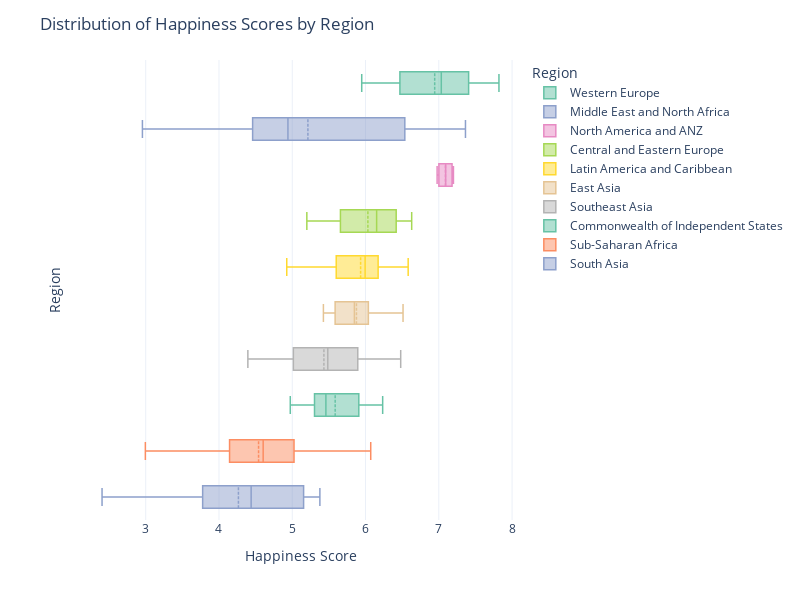

The cell this chart's notebook holds for it:
### Code cell
# Create a box plot using plotly
fig = px.box(df,
             x="Happiness Score",
             y="Region",
             color="Region",
             color_discrete_sequence=px.colors.qualitative.Set2,
             template="plotly_white")

# Format the chart
fig.update_traces(boxmean=True,
                  whiskerwidth=0.8,
                  marker_size=3,
                  line_width=1.5)
fig.update_layout(height=600,
                  width=800,
                  showlegend=True,
                  xaxis=dict(title="Happiness Score"),
                  yaxis=dict(title="Region", showticklabels=False),
                  title="Distribution of Happiness Scores by Region")

# Display the chart
fig.show()

### Figure 1 — Plotly figure (JSON) as saved in the notebook; plotly's stock layout.template omitted (floating-point values rounded to 4 significant figures)
{"data": [{"alignmentgroup": "True", "boxmean": true, "hovertemplate": "Region=%{y}<br>Happiness Score=%{x}<extra></extra>", "legendgroup": "Western Europe", "line": {"width": 1.5}, "marker": {"color": "rgb(102,194,165)", "size": 3}, "name": "Western Europe", "notched": false, "offsetgroup": "Western Europe", "orientation": "h", "showlegend": true, "type": "box", "whiskerwidth": 0.8, "x": [7.821, 7.636, 7.557, 7.512, 7.415, 7.384, 7.365, 7.163, 7.041, 7.034, 6.943, 6.805, 6.687, 6.476, 6.467, 6.447, 6.221, 6.016, 5.948], "x0": " ", "xaxis": "x", "y": ["Western Europe", "Western Europe", "Western Europe", "Western Europe", "Western Europe", "Western Europe", "Western Europe", "Western Europe", "Western Europe", "Western Europe", "Western Europe", "Western Europe", "Western Europe", "Western Europe", "Western Europe", "Western Europe", "Western Europe", "Western Europe", "Western Europe"], "y0": " ", "yaxis": "y"}, {"alignmentgroup": "True", "boxmean": true, "hovertemplate": "Region=%{y}<br>Happiness Score=%{x}<extra></extra>", "legendgroup": "Middle East and North Africa", "line": {"width": 1.5}, "marker": {"color": "rgb(141,160,203)", "size": 3}, "name": "Middle East and North Africa", "notched": false, "offsetgroup": "Middle East and North Africa", "orientation": "h", "showlegend": true, "type": "box", "whiskerwidth": 0.8, "x": [7.364, 6.647, 6.576, 6.523, 5.122, 5.06, 4.941, 4.888, 4.744, 4.516, 4.288, 4.152, 2.955], "x0": " ", "xaxis": "x", "y": ["Middle East and North Africa", "Middle East and North Africa", "Middle East and North Africa", "Middle East and North Africa", "Middle East and North Africa", "Middle East and North Africa", "Middle East and North Africa", "Middle East and North Africa", "Middle East and North Africa", "Middle East and North Africa", "Middle East and North Africa", "Middle East and North Africa", "Middle East and North Africa"], "y0": " ", "yaxis": "y"}, {"alignmentgroup": "True", "boxmean": true, "hovertemplate": "Region=%{y}<br>Happiness Score=%{x}<extra></extra>", "legendgroup": "North America and ANZ", "line": {"width": 1.5}, "marker": {"color": "rgb(231,138,195)", "size": 3}, "name": "North America and ANZ", "notched": false, "offsetgroup": "North America and ANZ", "orientation": "h", "showlegend": true, "type": "box", "whiskerwidth": 0.8, "x": [7.2, 7.162, 7.025, 6.977], "x0": " ", "xaxis": "x", "y": ["North America and ANZ", "North America and ANZ", "North America and ANZ", "North America and ANZ"], "y0": " ", "yaxis": "y"}, {"alignmentgroup": "True", "boxmean": true, "hovertemplate": "Region=%{y}<br>Happiness Score=%{x}<extra></extra>", "legendgroup": "Central and Eastern Europe", "line": {"width": 1.5}, "marker": {"color": "rgb(166,216,84)", "size": 3}, "name": "Central and Eastern Europe", "notched": false, "offsetgroup": "Central and Eastern Europe", "orientation": "h", "showlegend": true, "type": "box", "whiskerwidth": 0.8, "x": [6.63, 6.477, 6.455, 6.446, 6.391, 6.341, 6.18, 6.178, 6.125, 6.123, 6.086, 5.768, 5.547, 5.371, 5.199, 5.199], "x0": " ", "xaxis": "x", "y": ["Central and Eastern Europe", "Central and Eastern Europe", "Central and Eastern Europe", "Central and Eastern Europe", "Central and Eastern Europe", "Central and Eastern Europe", "Central and Eastern Europe", "Central and Eastern Europe", "Central and Eastern Europe", "Central and Eastern Europe", "Central and Eastern Europe", "Central and Eastern Europe", "Central and Eastern Europe", "Central and Eastern Europe", "Central and Eastern Europe", "Central and Eastern Europe"], "y0": " ", "yaxis": "y"}, {"alignmentgroup": "True", "boxmean": true, "hovertemplate": "Region=%{y}<br>Happiness Score=%{x}<extra></extra>", "legendgroup": "Latin America and Caribbean", "line": {"width": 1.5}, "marker": {"color": "rgb(255,217,47)", "size": 3}, "name": "Latin America and Caribbean", "notched": false, "offsetgroup": "Latin America and Caribbean", "orientation": "h", "showlegend": true, "type": "box", "whiskerwidth": 0.8, "x": [6.582, 6.474, 6.309, 6.293, 6.172, 6.165, 6.128, 6.12, 6.022, 5.967, 5.85, 5.781, 5.737, 5.6, 5.578, 5.559, 5.533, 4.925], "x0": " ", "xaxis": "x", "y": ["Latin America and Caribbean", "Latin America and Caribbean", "Latin America and Caribbean", "Latin America and Caribbean", "Latin America and Caribbean", "Latin America and Caribbean", "Latin America and Caribbean", "Latin America and Caribbean", "Latin America and Caribbean", "Latin America and Caribbean", "Latin America and Caribbean", "Latin America and Caribbean", "Latin America and Caribbean", "Latin America and Caribbean", "Latin America and Caribbean", "Latin America and Caribbean", "Latin America and Caribbean", "Latin America and Caribbean"], "y0": " ", "yaxis": "y"}, {"alignmentgroup": "True", "boxmean": true, "hovertemplate": "Region=%{y}<br>Happiness Score=%{x}<extra></extra>", "legendgroup": "East Asia", "line": {"width": 1.5}, "marker": {"color": "rgb(229,196,148)", "size": 3}, "name": "East Asia", "notched": false, "offsetgroup": "East Asia", "orientation": "h", "showlegend": true, "type": "box", "whiskerwidth": 0.8, "x": [6.512, 6.039, 5.935, 5.761, 5.585, 5.425], "x0": " ", "xaxis": "x", "y": ["East Asia", "East Asia", "East Asia", "East Asia", "East Asia", "East Asia"], "y0": " ", "yaxis": "y"}, {"alignmentgroup": "True", "boxmean": true, "hovertemplate": "Region=%{y}<br>Happiness Score=%{x}<extra></extra>", "legendgroup": "Southeast Asia", "line": {"width": 1.5}, "marker": {"color": "rgb(179,179,179)", "size": 3}, "name": "Southeast Asia", "notched": false, "offsetgroup": "Southeast Asia", "orientation": "h", "showlegend": true, "type": "box", "whiskerwidth": 0.8, "x": [6.48, 5.904, 5.891, 5.711, 5.485, 5.24, 5.14, 4.64, 4.394], "x0": " ", "xaxis": "x", "y": ["Southeast Asia", "Southeast Asia", "Southeast Asia", "Southeast Asia", "Southeast Asia", "Southeast Asia", "Southeast Asia", "Southeast Asia", "Southeast Asia"], "y0": " ", "yaxis": "y"}, {"alignmentgroup": "True", "boxmean": true, "hovertemplate": "Region=%{y}<br>Happiness Score=%{x}<extra></extra>", "legendgroup": "Commonwealth of Independent States", "line": {"width": 1.5}, "marker": {"color": "rgb(102,194,165)", "size": 3}, "name": "Commonwealth of Independent States", "notched": false, "offsetgroup": "Commonwealth of Independent States", "orientation": "h", "showlegend": true, "type": "box", "whiskerwidth": 0.8, "x": [6.234, 6.063, 5.857, 5.828, 5.459, 5.399, 5.377, 5.084, 4.973], "x0": " ", "xaxis": "x", "y": ["Commonwealth of Independent States", "Commonwealth of Independent States", "Commonwealth of Independent States", "Commonwealth of Independent States", "Commonwealth of Independent States", "Commonwealth of Independent States", "Commonwealth of Independent States", "Commonwealth of Independent States", "Commonwealth of Independent States"], "y0": " ", "yaxis": "y"}, {"alignmentgroup": "True", "boxmean": true, "hovertemplate": "Region=%{y}<br>Happiness Score=%{x}<extra></extra>", "legendgroup": "Sub-Saharan Africa", "line": {"width": 1.5}, "marker": {"color": "rgb(252,141,98)", "size": 3}, "name": "Sub-Saharan Africa", "notched": false, "offsetgroup": "Sub-Saharan Africa", "orientation": "h", "showlegend": true, "type": "box", "whiskerwidth": 0.8, "x": [6.071, 5.235, 5.194, 5.048, 5.048, 5.046, 4.958, 4.891, 4.872, 4.67, 4.623, 4.603, 4.552, 4.543, 4.479, 4.459, 4.241, 4.112, 3.76, 3.75, 3.702, 3.574, 2.995], "x0": " ", "xaxis": "x", "y": ["Sub-Saharan Africa", "Sub-Saharan Africa", "Sub-Saharan Africa", "Sub-Saharan Africa", "Sub-Saharan Africa", "Sub-Saharan Africa", "Sub-Saharan Africa", "Sub-Saharan Africa", "Sub-Saharan Africa", "Sub-Saharan Africa", "Sub-Saharan Africa", "Sub-Saharan Africa", "Sub-Saharan Africa", "Sub-Saharan Africa", "Sub-Saharan Africa", "Sub-Saharan Africa", "Sub-Saharan Africa", "Sub-Saharan Africa", "Sub-Saharan Africa", "Sub-Saharan Africa", "Sub-Saharan Africa", "Sub-Saharan Africa", "Sub-Saharan Africa"], "y0": " ", "yaxis": "y"}, {"alignmentgroup": "True", "boxmean": true, "hovertemplate": "Region=%{y}<br>Happiness Score=%{x}<extra></extra>", "legendgroup": "South Asia", "line": {"width": 1.5}, "marker": {"color": "rgb(141,160,203)", "size": 3}, "name": "South Asia", "notched": false, "offsetgroup": "South Asia", "orientation": "h", "showlegend": true, "type": "box", "whiskerwidth": 0.8, "x": [5.377, 5.155, 4.516, 4.362, 3.777, 2.404], "x0": " ", "xaxis": "x", "y": ["South Asia", "South Asia", "South Asia", "South Asia", "South Asia", "South Asia"], "y0": " ", "yaxis": "y"}], "layout": {"boxmode": "overlay", "height": 600, "legend": {"title": {"text": "Region"}, "tracegroupgap": 0}, "margin": {"t": 60}, "showlegend": true, "title": {"text": "Distribution of Happiness Scores by Region"}, "width": 800, "xaxis": {"anchor": "y", "domain": [0, 1], "title": {"text": "Happiness Score"}}, "yaxis": {"anchor": "x", "categoryarray": ["South Asia", "Sub-Saharan Africa", "Commonwealth of Independent States", "Southeast Asia", "East Asia", "Latin America and Caribbean", "Central and Eastern Europe", "North America and ANZ", "Middle East and North Africa", null, "Western Europe"], "categoryorder": "array", "domain": [0, 1], "showticklabels": false, "title": {"text": "Region"}}}}
